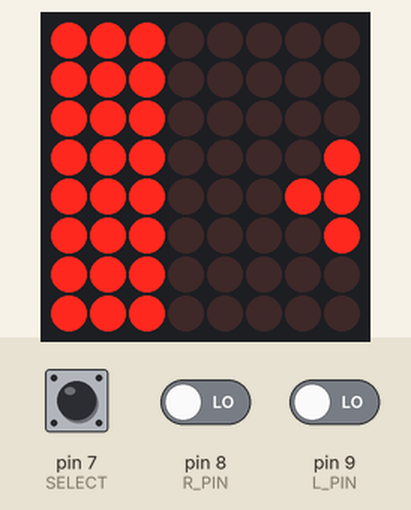
Simulated run of this sketch. Board: Arduino Uno, built with avr-gcc and run on an emulated ATmega328P. Parts: 8×8 LED matrix. The inputs (shaded band) are chosen by the test bench; at power-on: pin 7 (SELECT) LOW, pin 8 (R_PIN) LOW, pin 9 (L_PIN) LOW. What the sketch prints to the serial monitor is not drawn.

Above: at 1.2 s.
1.3 s: pin 7 (SELECT) pulled HIGH for 0.15 s
At 1.53 s:
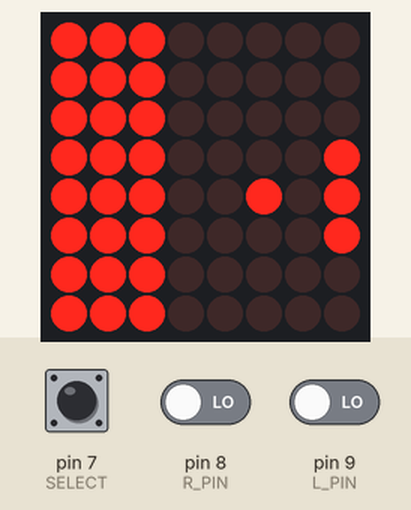
2.0 s: pin 8 (R_PIN) driven HIGH
At 2.1 s:
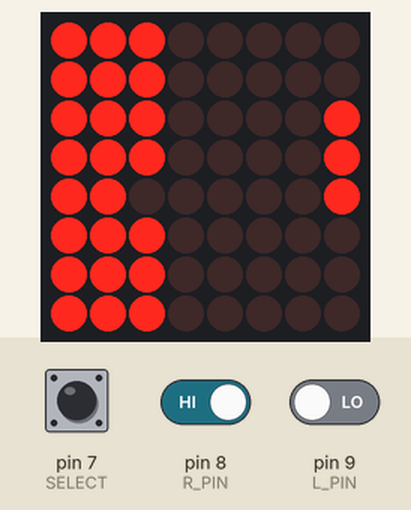
3.9 s: pin 7 (SELECT) pulled HIGH for 3.2 s
At 5.43 s:
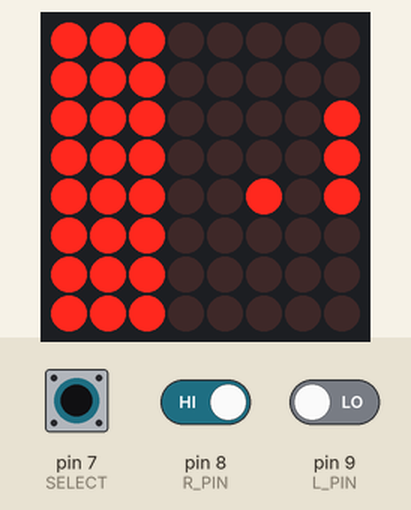
7.7 s: pin 7 (SELECT) driven HIGH and pin 8 (R_PIN) driven LOW
At 9.46 s:
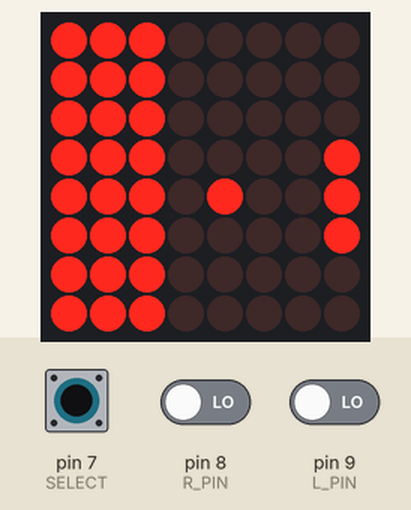
10.7 s: pin 9 (L_PIN) driven HIGH
At 10.87 s:
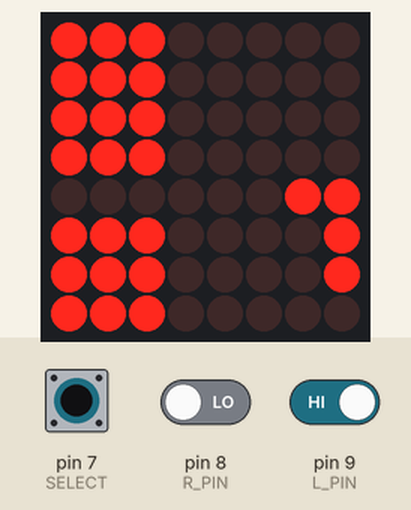

Measured:
- after the input at 1.3 s, the display: changes after 0.17 s (image 1)
- after the input at 2.0 s, the display: changes at once (image 2)
- after the input at 3.9 s, the display: first differs from a run without the input after 1.5 s (image 3)
- after the input at 7.7 s, the display: first differs from a run without the input after 1.6 s (image 4 shows a later state)
- after the input at 10.7 s, the display: changes after 0.11 s (image 5)

The sketch:

game.ino
```cpp
// 8x8 LED Matrix Breakout game
//
// For more info about this project (drawings, schematics, explanetations etc.), please visit my blog http://makertech.dk
//
// * use at own risk *
//
// Author: Signe Colding-Jørgensen
// Maker Tech
// blog: http://makertech.dk
// facebook: https://www.facebook.com/makertechdk/
// instagram: https://www.instagram.com/makertech_dk/
// youtube: https://www.youtube.com/channel/UCZfXxUfpS7q-v1gsMY-hQtA
// twitter: https://twitter.com/MakerTech_dk

// This code is released under the GNU GPLv3 license (http://choosealicense.com/licenses/gpl-3.0/)

#include <Wire.h>
#include "Adafruit_LEDBackpack.h"
#include "Adafruit_GFX.h"
#include "Breakout.h"

Adafruit_8x8matrix matrix = Adafruit_8x8matrix();
Breakout breakout;
int count = 0;

void setup() {
  Serial.begin(9600);
  Serial.println("8x8 LED Matrix Test");

  pinMode(L_PIN, INPUT);
  pinMode(R_PIN, INPUT);

  matrix.begin(0x70);  // pass in the address
  matrix.setBrightness(0);
}

void loop() {
  // action depends on game state - idealy the state should be a part of the Breakout class or a seperate logic class
  switch(state){
    // setup game
    case SETUP:
      breakout.restart();
      breakout.speed = START_SPEED;
      state = START;
      break;

    case START:
    // ready to start the game, changed to PLAY if the action button is pushed.
    // Change here if paddle should be able to move before you shoot the first ball and start the game.
      checkActions();
      if(actions == SEL){
        state = PLAY;
      }
      break;

    case LOST:
    // game lost
      breakout.lost();
      reDraw();
      blink(10, 100);
      breakout.restart();
      breakout.speed = START_SPEED;
      state = START;
      break;

    case WON:
    // game won
      breakout.won();
      reDraw();
      blink(10, 100);
      breakout.restart();
      state = START;
      break;

    case PLAY:
      // game in play
      {
        if(count > breakout.speed){
          checkControls();
          breakout.play(controls);
          count = 0;

          if(breakout.bricks == 0){
          state = WON;
          }
          if(breakout.ball.y == 0)
            state = LOST;
          }
        delay(20);
        count++;
      }
  }
  reDraw();
}

void reDraw(){
  for(int i = 0; i < 8; i++){
    for(int j = 0; j < 8; j++){
      if(breakout.level[i][8-j-1] != 'E'){
        matrix.drawPixel(i,j,1);
      }
      else
        matrix.drawPixel(i,j,0);
    }
  }
  matrix.writeDisplay();
}

void checkActions(){
  int count = 0;
  while(count < 5 && digitalRead(SELECT)){
    count++;
  }
  if(count > 4){
    actions = SEL;
    return;
  }
  actions = NO;
}

void checkControls(){
  int count = 0;
  while(count < 5 && digitalRead(L_PIN)){
    count++;
  }
  if(count > 4){
    controls = LEFT;
    return;
  }
  count = 0;
  while(count < 5 && digitalRead(R_PIN)){
    count++;
  }
  if(count > 4){
    controls = RIGHT;
    return;
  }
  controls = NONE;
}
void blink(int times, int wait){
  for(int i = 0; i < times; i++){
    matrix.setBrightness(2);
    matrix.writeDisplay();
    delay(wait);
    matrix.setBrightness(0);
    matrix.writeDisplay();
    delay(wait);
  }
}
```

Ball.cpp
```cpp
// 8x8 LED Matrix Breakout game
//
// For more info about this project (drawings, schematics, explanetations etc.), please visit my blog http://makertech.dk
//
// * use at own risk *
//
// Author: Signe Colding-Jørgensen
// Maker Tech
// blog: http://makertech.dk
// facebook: https://www.facebook.com/makertechdk/
// instagram: https://www.instagram.com/makertech_dk/
// youtube: https://www.youtube.com/channel/UCZfXxUfpS7q-v1gsMY-hQtA
// twitter: https://twitter.com/MakerTech_dk

// This code is released under the GNU GPLv3 license (http://choosealicense.com/licenses/gpl-3.0/)

#include "Ball.h"

void Ball::move(){

  // update y position
  if(dirY > 0){
    y++;
    if(y > 7){
      y = 6;
      down();
    }
  }
  else if(dirY < 0){
    y--;
    if(y < 0){
      y = 1;
      up();
    }
  }

  // update x position
  if(dirX > 0){
    x++;
    if(x > 7){
      x = 6;
      bounceLeft();
    }
  }
  else if(dirX < 0){
    x--;
    if(x < 0){
      x = 1;
      bounceRight();
    }
  }
}

void Ball::bounceBackLeft(){
  dirX = -1;
  dirY = 1;
  x++;
}

void Ball::bounceBackRight(){
  dirX = 1;
  dirY = 1;
  x--;
}

void Ball::bounceUp(){
  dirX = 0;
  dirY = 1;
}

void Ball::bounceLeft(){
  dirX = -1;
}
void Ball::bounceRight(){
  dirX = 1;
}

void Ball::up(){
  dirY = 1;
}

void Ball::down(){
  dirY = -1;
}
```

Ball.h
```cpp
// 8x8 LED Matrix Breakout game
//
// For more info about this project (drawings, schematics, explanetations etc.), please visit my blog http://makertech.dk
//
// * use at own risk *
//
// Author: Signe Colding-Jørgensen
// Maker Tech
// blog: http://makertech.dk
// facebook: https://www.facebook.com/makertechdk/
// instagram: https://www.instagram.com/makertech_dk/
// youtube: https://www.youtube.com/channel/UCZfXxUfpS7q-v1gsMY-hQtA
// twitter: https://twitter.com/MakerTech_dk

// This code is released under the GNU GPLv3 license (http://choosealicense.com/licenses/gpl-3.0/)

class Ball{
  public:
  int x;
  int y;
  int dirX;
  int dirY;

  void move();
  void bounceBackLeft();
  void bounceBackRight();
  void bounceUp();
  void bounceLeft();
  void bounceRight();
  void up();
  void down();
  };
```

Breakout.cpp
```cpp
// 8x8 LED Matrix Breakout game
//
// For more info about this project (drawings, schematics, explanetations etc.), please visit my blog http://makertech.dk
//
// * use at own risk *
//
// Author: Signe Colding-Jørgensen
// Maker Tech
// blog: http://makertech.dk
// facebook: https://www.facebook.com/makertechdk/
// instagram: https://www.instagram.com/makertech_dk/
// youtube: https://www.youtube.com/channel/UCZfXxUfpS7q-v1gsMY-hQtA
// twitter: https://twitter.com/MakerTech_dk

// This code is released under the GNU GPLv3 license (http://choosealicense.com/licenses/gpl-3.0/)

#include "Breakout.h"

void Breakout::restart(){
  paddle = {PADDLE_START, PADDLE_SIZE};
  ball = {PADDLE_START+paddle.size/2, 1, 0, 1};
  bricks = BRICKS;

  resetBricks();
  updatePaddle();
  level[7-ball.y][ball.x] = 'O';
}

void Breakout::resetBricks(){
  int bricksSetup = 0;
  for(int i = 0; i < 8; i++){
    for(int j = 0; j < 8; j++){
      if(bricksSetup < bricks){
        level[i][j] = 'B';
        bricksSetup++;
      }
      else{
        level[i][j] = 'E';
      }
    }
  }}

void Breakout::updatePaddle(){
  // clear horizontal
  for(int i = 0; i < 8; i++){
    level[7][i] = 'E';
  }
  // add paddle
  for(int i = 0; i < paddle.size; i++){
    level[7][paddle.pos+i] = 'P';
  }
}

void Breakout::won(){

  // decrease speed variable increases difficulty (this really should be made to work the opposite way)
  speed--;

  // lowest speed / highest difficulty is when the speed variable is 3 - can be lowered for even faster play
  if(speed < 3){
    speed = 3;
  }
  // clear level and add happy winner face :)
  for(int i = 0; i < 8; i++){
    for(int j = 0; j < 8; j++){
        level[i][j] = faces.happyFace[i][j];
    }
  }
}
void Breakout::lost(){
  // clear level and add sad loser face :(
  for(int i = 0; i < 8; i++){
    for(int j = 0; j < 8; j++){
        level[i][j] = faces.sadFace[i][j];
    }
  }
}

void Breakout::play(int controls){
  moveBall();
  checkCollision();
  level[7-ball.y][ball.x] = 'O';
  movePaddle(controls);

}

void Breakout::movePaddle(int controls){
  switch(controls){
    case LEFT:
      paddle.moveLeft();
      break;
    case RIGHT:
      paddle.moveRight();
      break;
  }
  updatePaddle();

}
void Breakout::checkCollision(){
  // if a brick is hit
  if(level[7-ball.y][ball.x] == 'B'){
    bricks--;
  }

  else if(ball.y <= 1){

    // if ball is in paddle, move above
    if(level[7-ball.y][ball.x] == 'P'){
      ball.y++;
    }

    // if the paddle is hit
    if(level[7-ball.y+1][ball.x] == 'P'){
      hitPaddle();
    }
    checkSides();
  }
}

void Breakout::hitPaddle(){
      // hit on middle
      if(ball.x == paddle.pos+paddle.size/2){
        ball.bounceUp();
      }

      // hit on ends from up bounce
      else if(ball.dirX == 0){
        hitEnd();
      }
      ball.up();}
void Breakout::hitEnd(){
  // left end
  if(ball.x < paddle.pos+paddle.size/2){
    ball.bounceLeft();
  }

  // right end
  else if(ball.x > paddle.pos+paddle.size/2){
    ball.bounceRight();
  }
}

void Breakout::checkSides(){
  if(ball.y == 1){

    // hit on left side
    if(ball.dirX == 1 && ball.x == paddle.pos-1){
      ball.bounceBackLeft();
    }

    // hit on right side
    else if(ball.dirX == -1 && ball.x == paddle.pos + paddle.size){
      ball.bounceBackRight();
    }
  }
}


void Breakout::moveBall(){
  level[7-ball.y][ball.x] = 'E';
  ball.move();
}
```

Breakout.h
```cpp
// 8x8 LED Matrix Breakout game
//
// For more info about this project (drawings, schematics, explanetations etc.), please visit my blog http://makertech.dk
//
// * use at own risk *
//
// Author: Signe Colding-Jørgensen
// Maker Tech
// blog: http://makertech.dk
// facebook: https://www.facebook.com/makertechdk/
// instagram: https://www.instagram.com/makertech_dk/
// youtube: https://www.youtube.com/channel/UCZfXxUfpS7q-v1gsMY-hQtA
// twitter: https://twitter.com/MakerTech_dk

// This code is released under the GNU GPLv3 license (http://choosealicense.com/licenses/gpl-3.0/)

#include "ball.h"
#include "config.h"
#include "faces.h"
#include "paddle.h"
#include "Arduino.h"

class Breakout{
  Paddle paddle = {PADDLE_START, PADDLE_SIZE};
  Faces faces;

  void moveBall();
  void checkCollision();
  void resetBricks();
  void movePaddle(int controls);
  void checkSides();
  void hitEnd();
  void hitPaddle();

  public:
  Ball ball = {PADDLE_START+paddle.size/2, 1, 0, 1};
  char level[8][8];
  int speed = START_SPEED;
  int bricks = BRICKS;

  void restart();
  void updatePaddle();
  void won();
  void lost();
  void play(int controls);

};
```

Faces.h
```cpp
// 8x8 LED Matrix Breakout game
//
// For more info about this project (drawings, schematics, explanetations etc.), please visit my blog http://makertech.dk
//
// * use at own risk *
//
// Author: Signe Colding-Jørgensen
// Maker Tech
// blog: http://makertech.dk
// facebook: https://www.facebook.com/makertechdk/
// instagram: https://www.instagram.com/makertech_dk/
// youtube: https://www.youtube.com/channel/UCZfXxUfpS7q-v1gsMY-hQtA
// twitter: https://twitter.com/MakerTech_dk

// This code is released under the GNU GPLv3 license (http://choosealicense.com/licenses/gpl-3.0/)

class Faces{
  public:
char sadFace[8][8] = {
  {'E','B','E','E','E','E','B','E'},
  {'B','E','B','E','E','B','E','B'},
  {'E','E','E','E','E','E','E','E'},
  {'E','E','E','E','E','E','E','E'},
  {'E','E','E','B','B','E','E','E'},
  {'E','E','B','E','E','B','E','E'},
  {'E','B','E','E','E','E','B','E'},
  {'E','B','E','E','E','E','B','E'}
  };
char happyFace[8][8] = {
  {'E','B','E','E','E','E','B','E'},
  {'B','B','B','E','E','B','B','B'},
  {'E','B','E','E','E','E','B','E'},
  {'E','E','E','E','E','E','E','E'},
  {'E','B','E','E','E','E','B','E'},
  {'E','B','E','E','E','E','B','E'},
  {'E','E','B','E','E','B','E','E'},
  {'E','E','E','B','B','E','E','E'}
  };
};
```

Paddle.cpp
```cpp
// 8x8 LED Matrix Breakout game
//
// For more info about this project (drawings, schematics, explanetations etc.), please visit my blog http://makertech.dk
//
// * use at own risk *
//
// Author: Signe Colding-Jørgensen
// Maker Tech
// blog: http://makertech.dk
// facebook: https://www.facebook.com/makertechdk/
// instagram: https://www.instagram.com/makertech_dk/
// youtube: https://www.youtube.com/channel/UCZfXxUfpS7q-v1gsMY-hQtA
// twitter: https://twitter.com/MakerTech_dk

// This code is released under the GNU GPLv3 license (http://choosealicense.com/licenses/gpl-3.0/)

#include "Paddle.h"

void Paddle::moveLeft(){
  //dir = -1;
  if(pos != 0)
    pos--;
}

void Paddle::moveRight(){
   //dir = 1;
  if(pos != 8-size)
    pos++;
}
```

Paddle.h
```cpp
// 8x8 LED Matrix Breakout game
//
// For more info about this project (drawings, schematics, explanetations etc.), please visit my blog http://makertech.dk
//
// * use at own risk *
//
// Author: Signe Colding-Jørgensen
// Maker Tech
// blog: http://makertech.dk
// facebook: https://www.facebook.com/makertechdk/
// instagram: https://www.instagram.com/makertech_dk/
// youtube: https://www.youtube.com/channel/UCZfXxUfpS7q-v1gsMY-hQtA
// twitter: https://twitter.com/MakerTech_dk

// This code is released under the GNU GPLv3 license (http://choosealicense.com/licenses/gpl-3.0/)

class Paddle{
  public:
  int pos;
  int size;

  void moveLeft();
  void moveRight();
  };
```

Config.h
```cpp
// 8x8 LED Matrix Breakout game
//
// For more info about this project (drawings, schematics, explanetations etc.), please visit my blog http://makertech.dk
//
// * use at own risk *
//
// Author: Signe Colding-Jørgensen
// Maker Tech
// blog: http://makertech.dk
// facebook: https://www.facebook.com/makertechdk/
// instagram: https://www.instagram.com/makertech_dk/
// youtube: https://www.youtube.com/channel/UCZfXxUfpS7q-v1gsMY-hQtA
// twitter: https://twitter.com/MakerTech_dk

// This code is released under the GNU GPLv3 license (http://choosealicense.com/licenses/gpl-3.0/)

#define L_PIN 9
#define R_PIN 8
#define SELECT 7
#define START_SPEED 5
#define PADDLE_START 2
#define PADDLE_SIZE 3
#define BRICKS 24

enum {START, WON, LOST, PLAY, SETUP} state = SETUP;
enum {LEFT, RIGHT, NONE} controls = NONE;
enum {SEL, NO} actions = NO;
```
